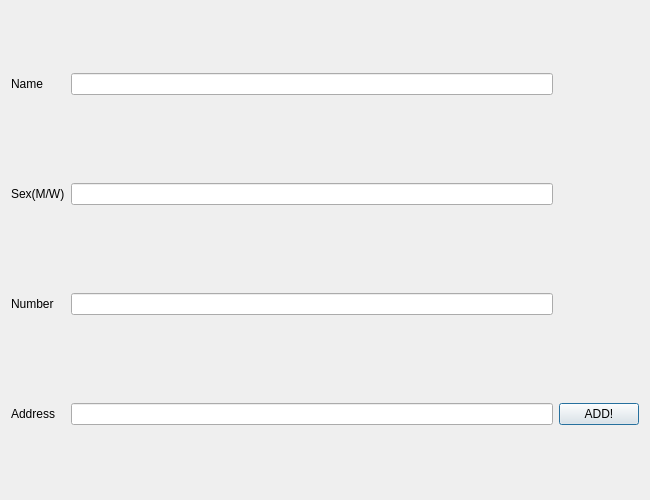
<?xml version="1.0" encoding="UTF-8"?>
<ui version="4.0">
 <class>Add_newWindow</class>
 <widget class="QDialog" name="Add_newWindow">
  <property name="geometry">
   <rect>
    <x>0</x>
    <y>0</y>
    <width>650</width>
    <height>500</height>
   </rect>
  </property>
  <property name="windowTitle">
   <string>ADD_ADRRESS</string>
  </property>
  <layout class="QVBoxLayout" name="verticalLayout">
   <item>
    <layout class="QGridLayout" name="gridLayout">
     <item row="2" column="2">
      <widget class="QLineEdit" name="lineEdit_Sex"/>
     </item>
     <item row="0" column="0">
      <widget class="QLabel" name="label_Name">
       <property name="text">
        <string>Name</string>
       </property>
      </widget>
     </item>
     <item row="2" column="0">
      <widget class="QLabel" name="label_Sex">
       <property name="text">
        <string>Sex(M/W)</string>
       </property>
      </widget>
     </item>
     <item row="3" column="2">
      <spacer name="horizontalSpacer_2">
       <property name="orientation">
        <enum>Qt::Horizontal</enum>
       </property>
       <property name="sizeHint" stdset="0">
        <size>
         <width>40</width>
         <height>20</height>
        </size>
       </property>
      </spacer>
     </item>
     <item row="1" column="2">
      <spacer name="horizontalSpacer_3">
       <property name="orientation">
        <enum>Qt::Horizontal</enum>
       </property>
       <property name="sizeHint" stdset="0">
        <size>
         <width>40</width>
         <height>20</height>
        </size>
       </property>
      </spacer>
     </item>
     <item row="6" column="2">
      <widget class="QLineEdit" name="lineEdit_Address"/>
     </item>
     <item row="4" column="2">
      <widget class="QLineEdit" name="lineEdit_Number"/>
     </item>
     <item row="0" column="2">
      <widget class="QLineEdit" name="lineEdit_Name"/>
     </item>
     <item row="6" column="3">
      <widget class="QPushButton" name="pushButton_Address">
       <property name="text">
        <string>ADD!</string>
       </property>
      </widget>
     </item>
     <item row="6" column="0">
      <widget class="QLabel" name="label_Address">
       <property name="text">
        <string>Address</string>
       </property>
      </widget>
     </item>
     <item row="5" column="2">
      <spacer name="horizontalSpacer">
       <property name="orientation">
        <enum>Qt::Horizontal</enum>
       </property>
       <property name="sizeHint" stdset="0">
        <size>
         <width>40</width>
         <height>20</height>
        </size>
       </property>
      </spacer>
     </item>
     <item row="4" column="0">
      <widget class="QLabel" name="label_Number">
       <property name="text">
        <string>Number</string>
       </property>
      </widget>
     </item>
    </layout>
   </item>
  </layout>
 </widget>
 <resources/>
 <connections/>
</ui>
